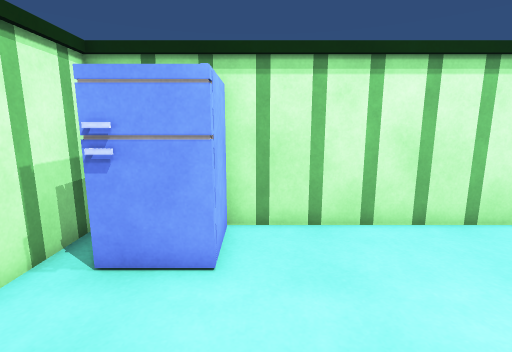
view 1 (above)

12 first-person views from a walk through a Unity game level. The camera is 1.4 m above the floor, tilts 10° down and sees 85° across. The floor is counted in squares, 0.5 m on a side. Each view is taken from the middle of a square. On the plan, view 1 faces up. The plan holds only what a view shows up to about 19 squares ahead; the rest is blank. The place goes on beyond the plan. Some animated figures are left out.

view 2
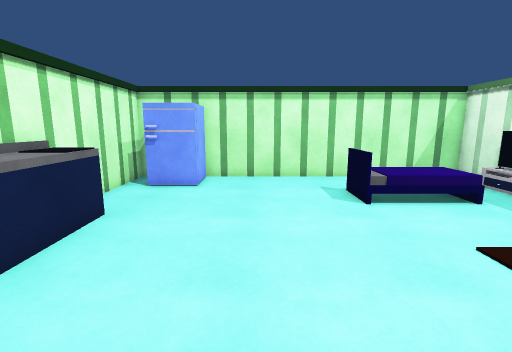

view 3
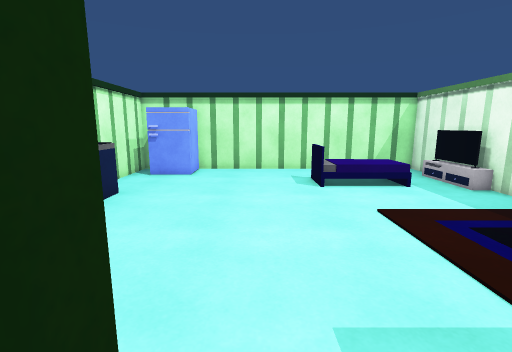

view 4
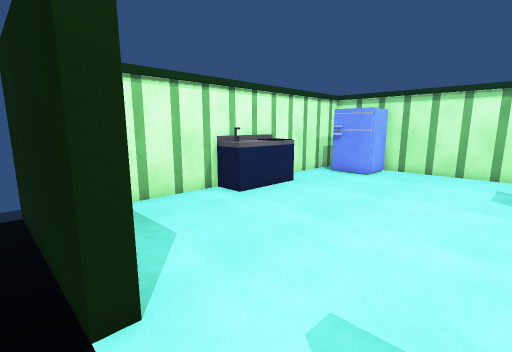

view 5
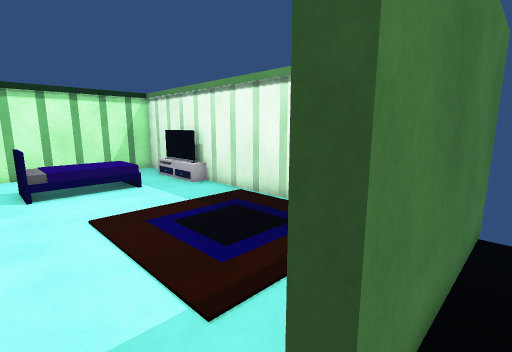

view 6
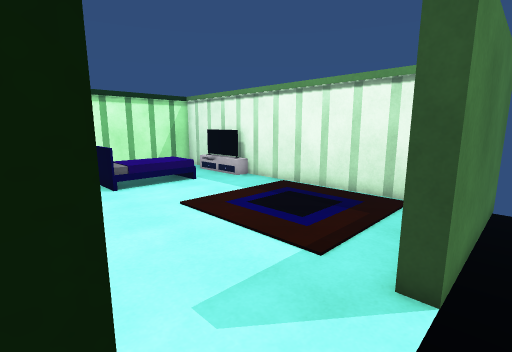

view 7
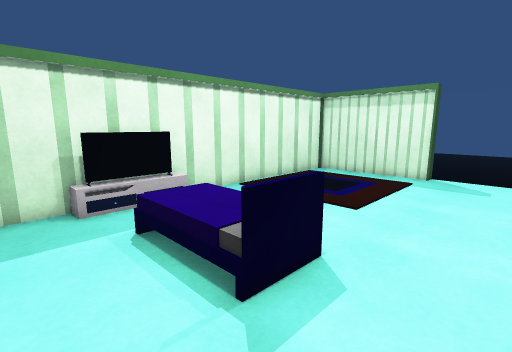

view 8
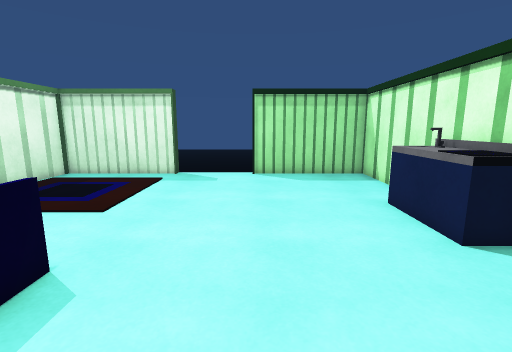

view 9
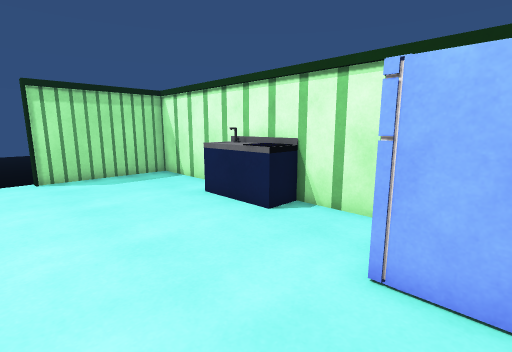

view 10
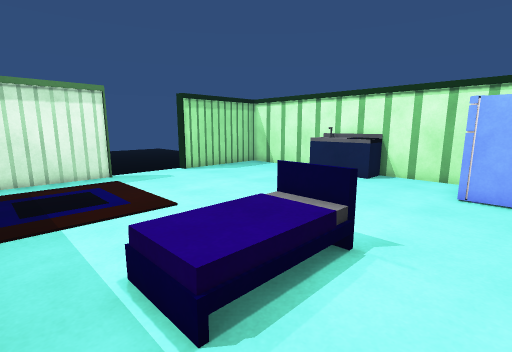

view 11
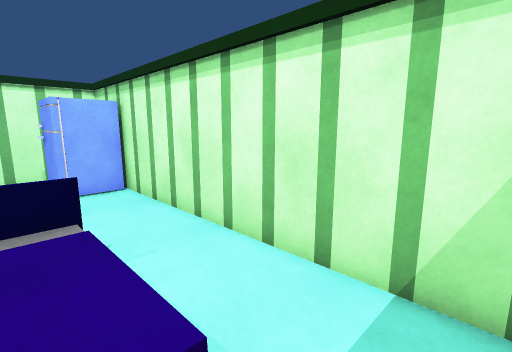

view 12
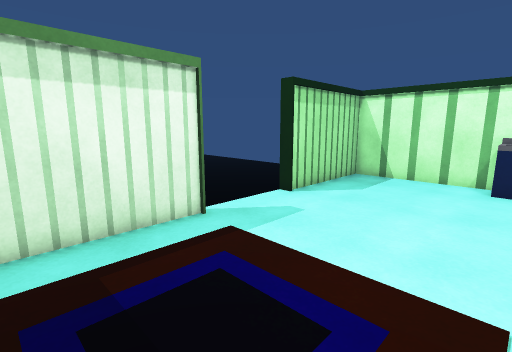

### Floor plan
Key: @ floor where view 1 was taken; # wall or solid block; . main floor; : floor 0.5 m higher than the main floor; / step, stairs or slope; F fridge; B bed; T TV; O other object.
Columns run from 5 left of view 1 to 14 right of it. Each row starts with its distance up from view 1.
  8 ####################
  7 #   F............. #
  6 #   F............. #
  5 # FFF.............##
  4 # .........B////..T#
  3 # .........B:::/..T#
  2 # .........B////..T#
  1 #OO............... #
  0 #OO..@............ #
 -1 #OO............... #
 -2 #OO............... #
 -3 #OO..........      #
 -4 # ...........      #
 -5 # ...........      #
 -6 # ...........      #
 -7 # ...........      #
 -8 # ................ #
 -9 # ................ #
-10 ########....########
-11        ......
-12        ......
-13        ......
-14        ......
-15        ......
-16        .....
-17        ....
-18         ..

Positions as (right, up) in squares from view 1, and headings:
1: (0, 0), facing up
2: (2, -8), facing up
3: (3, -11), facing up
4: (6, -11), facing up-left
5: (5, -11), facing up-right
6: (2, -11), facing up-right
7: (3, 7), facing down-right
8: (2, 7), facing down
9: (4, 7), facing down-left
10: (12, 7), facing down-left
11: (12, 3), facing up-left
12: (12, -2), facing down-left
